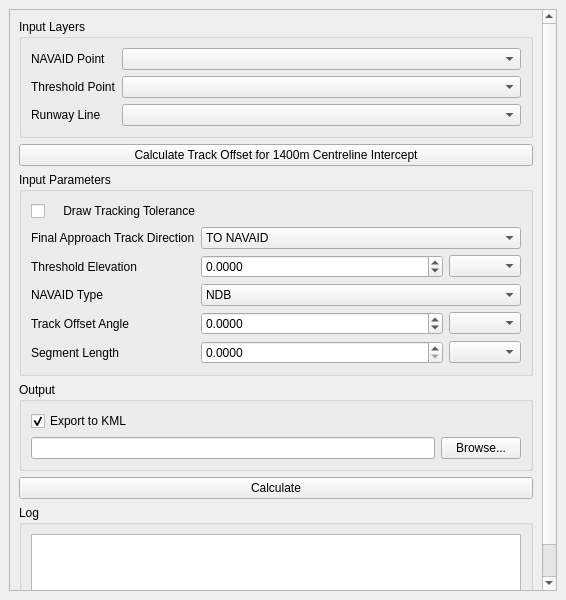
<?xml version="1.0" encoding="UTF-8"?>
<ui version="4.0">
 <class>DockWidget</class>
 <widget class="QDockWidget" name="DockWidget">
  <property name="geometry">
   <rect>
    <x>0</x>
    <y>0</y>
    <width>566</width>
    <height>600</height>
   </rect>
  </property>
  <property name="minimumSize">
   <size>
    <width>300</width>
    <height>600</height>
   </size>
  </property>
  <property name="windowTitle">
   <string>Non-Precision Final Approach</string>
  </property>
  <widget class="QWidget" name="dockWidgetContents">
   <layout class="QVBoxLayout" name="verticalLayout_2">
    <item>
     <widget class="QScrollArea" name="scrollArea">
      <property name="widgetResizable">
       <bool>true</bool>
      </property>
      <widget class="QWidget" name="scrollAreaWidgetContents">
       <property name="geometry">
        <rect>
         <x>0</x>
         <y>0</y>
         <width>529</width>
         <height>576</height>
        </rect>
       </property>
       <layout class="QVBoxLayout" name="verticalLayout_3">
        <item>
         <widget class="QGroupBox" name="inputLayersGroupBox">
          <property name="title">
           <string>Input Layers</string>
          </property>
          <layout class="QGridLayout" name="gridLayout">
           <item row="1" column="0">
            <widget class="QLabel" name="thresholdLayerLabel">
             <property name="sizePolicy">
              <sizepolicy hsizetype="Maximum" vsizetype="Preferred">
               <horstretch>0</horstretch>
               <verstretch>0</verstretch>
              </sizepolicy>
             </property>
             <property name="text">
              <string>Threshold Point</string>
             </property>
            </widget>
           </item>
           <item row="0" column="0">
            <widget class="QLabel" name="navaidLayerLabel">
             <property name="sizePolicy">
              <sizepolicy hsizetype="Maximum" vsizetype="Preferred">
               <horstretch>0</horstretch>
               <verstretch>0</verstretch>
              </sizepolicy>
             </property>
             <property name="text">
              <string>NAVAID Point</string>
             </property>
            </widget>
           </item>
           <item row="2" column="0">
            <widget class="QLabel" name="runwayLayerLabel">
             <property name="sizePolicy">
              <sizepolicy hsizetype="Maximum" vsizetype="Preferred">
               <horstretch>0</horstretch>
               <verstretch>0</verstretch>
              </sizepolicy>
             </property>
             <property name="text">
              <string>Runway Line</string>
             </property>
            </widget>
           </item>
           <item row="2" column="1" colspan="3">
            <widget class="QgsMapLayerComboBox" name="runwayLayerComboBox"/>
           </item>
           <item row="1" column="1" colspan="3">
            <widget class="QgsMapLayerComboBox" name="thresholdLayerComboBox"/>
           </item>
           <item row="0" column="1" colspan="3">
            <widget class="QgsMapLayerComboBox" name="navaidLayerComboBox"/>
           </item>
          </layout>
         </widget>
        </item>
        <item>
         <widget class="QPushButton" name="calculateInterceptpushButton">
          <property name="text">
           <string>Calculate Track Offset for 1400m Centreline Intercept</string>
          </property>
         </widget>
        </item>
        <item>
         <widget class="QGroupBox" name="inputParametersGroupBox">
          <property name="title">
           <string>Input Parameters</string>
          </property>
          <layout class="QGridLayout" name="gridLayout_2">
           <item row="7" column="1">
            <widget class="QDoubleSpinBox" name="segmentLengthSpinBox">
             <property name="maximumSize">
              <size>
               <width>250</width>
               <height>16777215</height>
              </size>
             </property>
             <property name="decimals">
              <number>4</number>
             </property>
             <property name="maximum">
              <double>100000.000000000000000</double>
             </property>
             <property name="singleStep">
              <double>0.000100000000000</double>
             </property>
             <property name="stepType">
              <enum>QAbstractSpinBox::DefaultStepType</enum>
             </property>
            </widget>
           </item>
           <item row="4" column="0">
            <widget class="QLabel" name="navaidTypeLabel">
             <property name="sizePolicy">
              <sizepolicy hsizetype="Maximum" vsizetype="Preferred">
               <horstretch>0</horstretch>
               <verstretch>0</verstretch>
              </sizepolicy>
             </property>
             <property name="text">
              <string>NAVAID Type</string>
             </property>
            </widget>
           </item>
           <item row="7" column="0">
            <widget class="QLabel" name="segmentLengthLabel">
             <property name="sizePolicy">
              <sizepolicy hsizetype="Maximum" vsizetype="Preferred">
               <horstretch>0</horstretch>
               <verstretch>0</verstretch>
              </sizepolicy>
             </property>
             <property name="text">
              <string>Segment Length</string>
             </property>
            </widget>
           </item>
           <item row="3" column="1">
            <widget class="QDoubleSpinBox" name="thresholdElevationSpinBox">
             <property name="sizePolicy">
              <sizepolicy hsizetype="Expanding" vsizetype="Fixed">
               <horstretch>0</horstretch>
               <verstretch>0</verstretch>
              </sizepolicy>
             </property>
             <property name="maximumSize">
              <size>
               <width>250</width>
               <height>16777215</height>
              </size>
             </property>
             <property name="decimals">
              <number>4</number>
             </property>
             <property name="minimum">
              <double>-3000.000000000000000</double>
             </property>
             <property name="maximum">
              <double>30000.000000000000000</double>
             </property>
             <property name="singleStep">
              <double>0.000100000000000</double>
             </property>
            </widget>
           </item>
           <item row="3" column="0">
            <widget class="QLabel" name="label">
             <property name="sizePolicy">
              <sizepolicy hsizetype="Maximum" vsizetype="Preferred">
               <horstretch>0</horstretch>
               <verstretch>0</verstretch>
              </sizepolicy>
             </property>
             <property name="text">
              <string>Threshold Elevation</string>
             </property>
            </widget>
           </item>
           <item row="3" column="2">
            <widget class="QComboBox" name="thresholdElevationUnitsComboBox"/>
           </item>
           <item row="6" column="0">
            <widget class="QLabel" name="trackOffsetLabel">
             <property name="sizePolicy">
              <sizepolicy hsizetype="Maximum" vsizetype="Preferred">
               <horstretch>0</horstretch>
               <verstretch>0</verstretch>
              </sizepolicy>
             </property>
             <property name="text">
              <string>Track Offset Angle</string>
             </property>
            </widget>
           </item>
           <item row="9" column="0" colspan="3">
            <spacer name="verticalSpacer_2">
             <property name="orientation">
              <enum>Qt::Vertical</enum>
             </property>
             <property name="sizeType">
              <enum>QSizePolicy::Minimum</enum>
             </property>
             <property name="sizeHint" stdset="0">
              <size>
               <width>20</width>
               <height>0</height>
              </size>
             </property>
            </spacer>
           </item>
           <item row="6" column="1">
            <widget class="QDoubleSpinBox" name="trackOffsetSpinBox">
             <property name="maximumSize">
              <size>
               <width>250</width>
               <height>16777215</height>
              </size>
             </property>
             <property name="decimals">
              <number>4</number>
             </property>
             <property name="minimum">
              <double>-30.000000000000000</double>
             </property>
             <property name="maximum">
              <double>30.000000000000000</double>
             </property>
             <property name="singleStep">
              <double>0.000100000000000</double>
             </property>
            </widget>
           </item>
           <item row="4" column="1" colspan="2">
            <widget class="QComboBox" name="navaidTypeComboBox">
             <item>
              <property name="text">
               <string>NDB</string>
              </property>
             </item>
             <item>
              <property name="text">
               <string>VOR</string>
              </property>
             </item>
             <item>
              <property name="text">
               <string>LOC</string>
              </property>
             </item>
             <item>
              <property name="text">
               <string>DF</string>
              </property>
             </item>
             <item>
              <property name="text">
               <string>PSR</string>
              </property>
             </item>
            </widget>
           </item>
           <item row="7" column="2">
            <widget class="QComboBox" name="distanceUnitsComboBox"/>
           </item>
           <item row="6" column="2">
            <widget class="QComboBox" name="trackOffsetUnitsComboBox"/>
           </item>
           <item row="2" column="0">
            <widget class="QLabel" name="label_2">
             <property name="text">
              <string>Final Approach Track Direction</string>
             </property>
            </widget>
           </item>
           <item row="2" column="1" colspan="2">
            <widget class="QComboBox" name="directionFATComboBox">
             <item>
              <property name="text">
               <string>TO NAVAID</string>
              </property>
             </item>
             <item>
              <property name="text">
               <string>FROM NAVAID</string>
              </property>
             </item>
            </widget>
           </item>
           <item row="1" column="0" colspan="3">
            <widget class="QCheckBox" name="drawTrackToleranceCheckBox">
             <property name="text">
              <string>    Draw Tracking Tolerance</string>
             </property>
            </widget>
           </item>
          </layout>
         </widget>
        </item>
        <item>
         <widget class="QGroupBox" name="outputGroupBox">
          <property name="title">
           <string>Output</string>
          </property>
          <layout class="QVBoxLayout" name="verticalLayout">
           <item>
            <widget class="QCheckBox" name="exportKmlCheckBox">
             <property name="text">
              <string>Export to KML</string>
             </property>
             <property name="checked">
              <bool>true</bool>
             </property>
            </widget>
           </item>
           <item>
            <layout class="QHBoxLayout" name="horizontalLayout">
             <item>
              <widget class="QLineEdit" name="outputFolderLineEdit"/>
             </item>
             <item>
              <widget class="QPushButton" name="browseButton">
               <property name="text">
                <string>Browse...</string>
               </property>
              </widget>
             </item>
            </layout>
           </item>
          </layout>
         </widget>
        </item>
        <item>
         <widget class="QPushButton" name="calculateButton">
          <property name="text">
           <string>Calculate</string>
          </property>
         </widget>
        </item>
        <item>
         <widget class="QGroupBox" name="logGroupBox">
          <property name="title">
           <string>Log</string>
          </property>
          <layout class="QGridLayout" name="gridLayout_3">
           <item row="0" column="0">
            <widget class="QTextEdit" name="logTextEdit"/>
           </item>
          </layout>
         </widget>
        </item>
       </layout>
      </widget>
     </widget>
    </item>
   </layout>
  </widget>
 </widget>
 <customwidgets>
  <customwidget>
   <class>QgsMapLayerComboBox</class>
   <extends>QComboBox</extends>
   <header>qgsmaplayercombobox.h</header>
  </customwidget>
 </customwidgets>
 <resources/>
 <connections/>
</ui>
